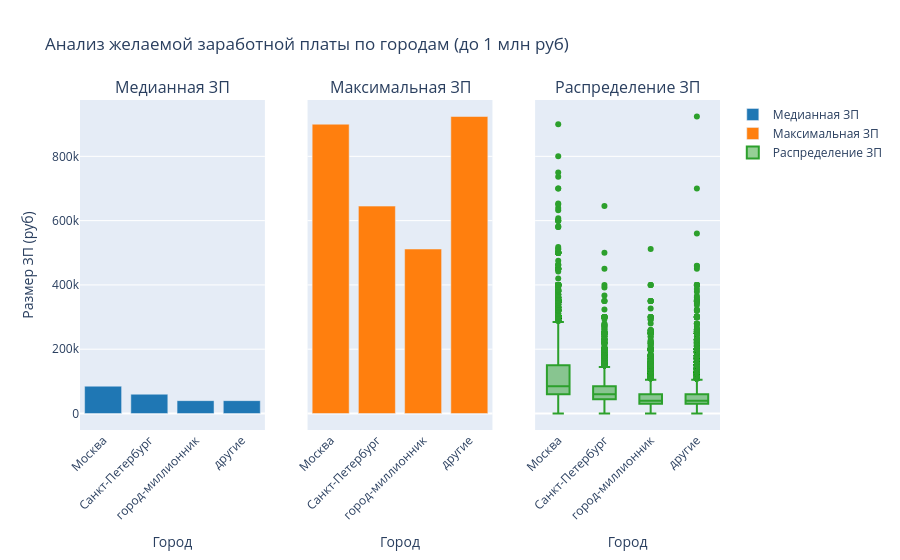

This figure's notebook cell:
### Markdown cell above
5. Постройте диаграмму, которая показывает распределение желаемой заработной платы (**"ЗП (руб)"**) в зависимости от города (**"Город"**). Используйте для диаграммы данные о резюме, где желая заработная плата меньше 1 млн рублей.
*Сделайте выводы по полученной диаграмме: как соотносятся медианные уровни желаемой заработной платы и их размах в городах? Как вы считаете, важен ли признак города при прогнозировании заработной платы?*

### Code cell
# 1. Фильтрация данных: желаемая зарплата меньше 1 миллиона рублей
df_filtered = df[df['ЗП (руб)'] < 1_000_000]
feature = 'Город'

# 2. Расчет медианной заработной платы для каждого уровня образования
# Plotly Express может автоматически выполнить агрегацию, но для большей точности
# и контроля можно использовать явную группировку через pandas.
median_salary_by_feature = df_filtered.groupby(feature)['ЗП (руб)'].median().reset_index()
maximum_salary_by_feature = df_filtered.groupby(feature)['ЗП (руб)'].max().reset_index()

# Определим желаемый порядок категорий (из первого графика):
desired_order = median_salary_by_feature[feature].tolist() 

# 1. Создание отдельных фигур с помощью plotly express
# Используем go.Bar для создания трейсов (трассировок), которые можно объединить
# Для единообразия легенды и цветов, можно использовать общую цветовую шкалу или задать цвета вручную
trace1 = go.Bar(
    x=median_salary_by_feature[feature],
    y=median_salary_by_feature['ЗП (руб)'],
    name='Медианная ЗП',
    marker_color='#1f77b4' # Пример цвета
)

trace2 = go.Bar(
    x=maximum_salary_by_feature[feature],
    y=maximum_salary_by_feature['ЗП (руб)'],
    name='Максимальная ЗП',
    marker_color='#ff7f0e' # Пример цвета
)

trace3 = go.Box(
    x=df_filtered[feature],
    y=df_filtered['ЗП (руб)'],
    name='Распределение ЗП',
    marker_color='#2ca02c', # Пример цвета
    showlegend=True
)

# 2. Объединение трейсов в один график с помощью make_subplots
fig = make_subplots(
    rows=1, cols=3, 
    subplot_titles=('Медианная ЗП', 'Максимальная ЗП', 'Распределение ЗП'), # Подзаголовки для каждого графика
    shared_yaxes=True # Использование общей оси Y для лучшего сравнения масштабов
)

# Добавление трейсов в нужные ячейки
fig.add_trace(trace1, row=1, col=1)
fig.add_trace(trace2, row=1, col=2)
fig.add_trace(trace3, row=1, col=3) 

# 3. Обновление макета и заголовков
fig.update_layout(
    title_text='Анализ желаемой заработной платы по городам (до 1 млн руб)',
    # Установка общего названия для оси Y
    yaxis_title='Размер ЗП (руб)',
    # Убираем подписи осей X для каждого графика, так как они очевидны
    xaxis_title=feature,
    xaxis2_title=feature,
    xaxis3_title=feature,
    showlegend=True, # Показать легенду
    # Улучшаем отображение меток оси X, чтобы они не перекрывались (-45)
    # Указываем, что порядок категорий на всех осях X должен быть одинаковым
    xaxis=dict(tickangle=-45, categoryorder='array', categoryarray=desired_order),
    xaxis2=dict(tickangle=-45, categoryorder='array', categoryarray=desired_order),
    xaxis3=dict(tickangle=-45, categoryorder='array', categoryarray=desired_order),    
)

# 4. Отображение объединенного графика
fig.show()

### Figure 1 — Plotly figure (JSON) as saved in the notebook; plotly's stock layout.template omitted (floating-point values rounded to 4 significant figures; data arrays with more than 128 entries replaced by an {"elided": "..."} marker saying what was removed)
{"data": [{"marker": {"color": "#1f77b4"}, "name": "Медианная ЗП", "type": "bar", "x": ["Москва", "Санкт-Петербург", "город-миллионник", "другие"], "xaxis": "x", "y": [85000.0, 60000.0, 40000.0, 40000.0], "yaxis": "y"}, {"marker": {"color": "#ff7f0e"}, "name": "Максимальная ЗП", "type": "bar", "x": ["Москва", "Санкт-Петербург", "город-миллионник", "другие"], "xaxis": "x2", "y": [900000, 645171, 511681, 923983], "yaxis": "y2"}, {"marker": {"color": "#2ca02c"}, "name": "Распределение ЗП", "showlegend": true, "type": "box", "x": {"elided": "44738 str values"}, "xaxis": "x3", "y": {"elided": "44738 int values"}, "yaxis": "y3"}], "layout": {"annotations": [{"font": {"size": 16}, "showarrow": false, "text": "Медианная ЗП", "x": 0.1444, "xanchor": "center", "xref": "paper", "y": 1, "yanchor": "bottom", "yref": "paper"}, {"font": {"size": 16}, "showarrow": false, "text": "Максимальная ЗП", "x": 0.5, "xanchor": "center", "xref": "paper", "y": 1, "yanchor": "bottom", "yref": "paper"}, {"font": {"size": 16}, "showarrow": false, "text": "Распределение ЗП", "x": 0.8556, "xanchor": "center", "xref": "paper", "y": 1, "yanchor": "bottom", "yref": "paper"}], "showlegend": true, "title": {"text": "Анализ желаемой заработной платы по городам (до 1 млн руб)"}, "xaxis": {"anchor": "y", "categoryarray": ["Москва", "Санкт-Петербург", "город-миллионник", "другие"], "categoryorder": "array", "domain": [0, 0.2889], "tickangle": -45, "title": {"text": "Город"}}, "xaxis2": {"anchor": "y2", "categoryarray": ["Москва", "Санкт-Петербург", "город-миллионник", "другие"], "categoryorder": "array", "domain": [0.3556, 0.6444], "tickangle": -45, "title": {"text": "Город"}}, "xaxis3": {"anchor": "y3", "categoryarray": ["Москва", "Санкт-Петербург", "город-миллионник", "другие"], "categoryorder": "array", "domain": [0.7111, 1], "tickangle": -45, "title": {"text": "Город"}}, "yaxis": {"anchor": "x", "domain": [0, 1], "title": {"text": "Размер ЗП (руб)"}}, "yaxis2": {"anchor": "x2", "domain": [0, 1], "matches": "y", "showticklabels": false}, "yaxis3": {"anchor": "x3", "domain": [0, 1], "matches": "y", "showticklabels": false}}}
